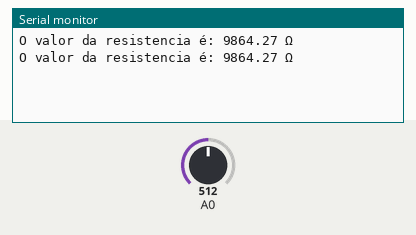
Recording of a sketch running on a simulated Arduino Uno, built with avr-gcc and run on an emulated ATmega328P. Shown: the last lines printed to the serial monitor. Inputs (shaded band) come from the test bench; at power-on: A0 = 512.

Above: at 2.8 s.
2.9 s: A0 set to 1008
At 4.4 s:
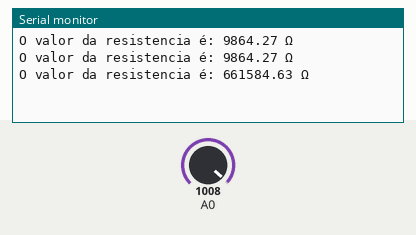
5.6 s: A0 set to 1023
At 7.2 s:
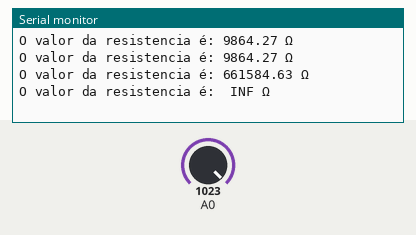

The sketch:

Codigo_1.ino
```cpp
int R1 = 9845; // Valor medido no multimetro

void setup() {
  Serial.begin(9600);
  pinMode(A0, INPUT);
}

void loop() {
  double resistencia, aux;
  aux = (float)analogRead(A0)/1023;
  resistencia = aux * (float) R1 / (1 - aux);
  Serial.println("O valor da resistencia é: "+ String(resistencia) + " Ω");
  delay(2000);
}
```

Measured:
- the behaviour switches between 1022 and 1023 on A0 (found by bisection; images 1 and 2)
- after the input at 2.9 s, the serial monitor: prints a new line after 1.1 s (image 1)
- after the input at 5.6 s, the serial monitor: prints a new line after 0.40 s (image 2)
